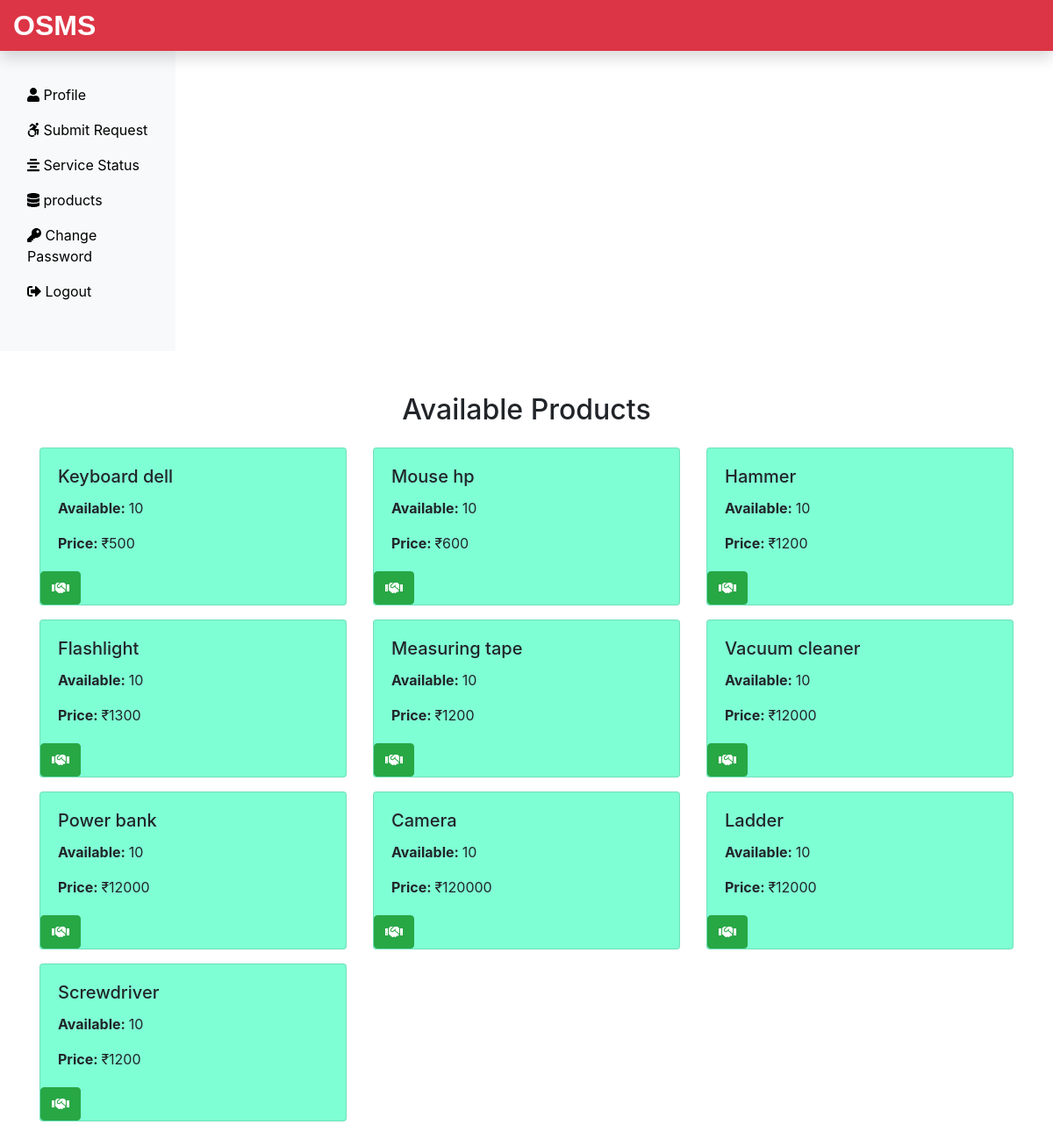
The page /Requester/assets.php (signed in) on the database its author committed.
### tables this page shows
CREATE TABLE `assets_tb` (
  `pid` int(11) NOT NULL,
  `pname` varchar(60) NOT NULL,
  `pdop` date NOT NULL,
  `pava` int(11) NOT NULL,
  `ptotal` int(11) NOT NULL,
  `poriginalcost` int(11) NOT NULL,
  `psellingcost` int(11) NOT NULL
);

### Requester/assets.php (the view, shortened to what this page needs)
<?php
include('includes/header.php');
include('../dbConnection.php');
?>
<div class="container mt-5">
    <h2 class="text-center">Available Products</h2>
    <div class="row">
    <?php
        $sql = "SELECT * FROM assets_tb";
        $result = $conn->query($sql);
        if ($result->num_rows > 0) {
            while ($row = $result->fetch_assoc()) {
                echo '<div class="col-md-4 mt-3">
                    <div class="card" style="background-color: #7FFFD4;">
                        <div class="card-body">
                            <h5 class="card-title">' . $row["pname"] . '</h5>
                            <p class="card-text"><strong>Available: </strong>' . $row["pava"] . '</p>
                            <p class="card-text"><strong>Price: </strong>₹' . $row["psellingcost"] . '</p>
                        </div>
                        <form action="sellproduct.php" method="POST" class="d-inline">
                            <input type="hidden" name="id" value='. $row["pid"] .'>
                            <button type="submit" class="btn btn-success" name="issue" value="Issue">
                                <i class="fas fa-handshake"></i>
                            </button>
                        </form>
                    </div>
                </div>';
            }
        } else {
            echo '<p class="text-center">No Products Available</p>';
        }
    ?>
    </div>
</div>
<?php
include('includes/footer.php');
?>

### rows shown on the page
assets_tb: pname "Keyboard dell", pava "10", psellingcost "500"
assets_tb: pname "Mouse hp", pava "10", psellingcost "600"
assets_tb: pname "Hammer", pava "10", psellingcost "1200"
assets_tb: pname "Flashlight", pava "10", psellingcost "1300"
assets_tb: pname "Measuring tape", pava "10", psellingcost "1200"
assets_tb: pname "Vacuum cleaner", pava "10", psellingcost "12000"
assets_tb: pname "Power bank", pava "10", psellingcost "12000"
assets_tb: pname "Camera", pava "10", psellingcost "120000"
assets_tb: pname "Ladder", pava "10", psellingcost "12000"
assets_tb: pname "Screwdriver", pava "10", psellingcost "1200"
